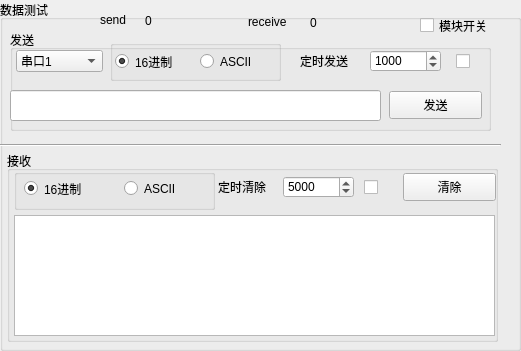
   <widget class="QGroupBox" name="groupBox_6">
    <property name="geometry">
     <rect>
      <x>740</x>
      <y>320</y>
      <width>521</width>
      <height>351</height>
     </rect>
    </property>
    <property name="font">
     <font>
      <pointsize>9</pointsize>
     </font>
    </property>
    <property name="title">
     <string>数据测试</string>
    </property>
    <widget class="Line" name="line">
     <property name="geometry">
      <rect>
       <x>0</x>
       <y>135</y>
       <width>501</width>
       <height>20</height>
      </rect>
     </property>
     <property name="orientation">
      <enum>Qt::Horizontal</enum>
     </property>
    </widget>
    <widget class="QCheckBox" name="dataInteracte_CheckBox">
     <property name="geometry">
      <rect>
       <x>420</x>
       <y>16</y>
       <width>91</width>
       <height>19</height>
      </rect>
     </property>
     <property name="text">
      <string>模块开关</string>
     </property>
    </widget>
    <widget class="QGroupBox" name="send_GroupBox">
     <property name="geometry">
      <rect>
       <x>10</x>
       <y>30</y>
       <width>481</width>
       <height>101</height>
      </rect>
     </property>
     <property name="title">
      <string>发送</string>
     </property>
     <widget class="QPushButton" name="sendTestData_Btn">
      <property name="geometry">
       <rect>
        <x>379</x>
        <y>61</y>
        <width>93</width>
        <height>28</height>
       </rect>
      </property>
      <property name="text">
       <string>发送</string>
      </property>
     </widget>
     <widget class="QLabel" name="label_9">
      <property name="geometry">
       <rect>
        <x>290</x>
        <y>21</y>
        <width>71</width>
        <height>20</height>
       </rect>
      </property>
      <property name="text">
       <string>定时发送</string>
      </property>
     </widget>
     <widget class="QSpinBox" name="send_SpinBox">
      <property name="geometry">
       <rect>
        <x>360</x>
        <y>20</y>
        <width>71</width>
        <height>22</height>
       </rect>
      </property>
      <property name="maximum">
       <number>10000</number>
      </property>
      <property name="singleStep">
       <number>100</number>
      </property>
      <property name="value">
       <number>1000</number>
      </property>
     </widget>
     <widget class="QCheckBox" name="send_CheckBox">
      <property name="geometry">
       <rect>
        <x>446</x>
        <y>22</y>
        <width>16</width>
        <height>19</height>
       </rect>
      </property>
      <property name="text">
       <string/>
      </property>
     </widget>
     <widget class="QLineEdit" name="lineEdit">
      <property name="geometry">
       <rect>
        <x>0</x>
        <y>60</y>
        <width>371</width>
        <height>31</height>
       </rect>
      </property>
     </widget>
     <widget class="QGroupBox" name="groupBox_12">
      <property name="geometry">
       <rect>
        <x>100</x>
        <y>10</y>
        <width>171</width>
        <height>41</height>
       </rect>
      </property>
      <property name="title">
       <string/>
      </property>
      <widget class="QRadioButton" name="sendAscii_RadioButton">
       <property name="geometry">
        <rect>
         <x>90</x>
         <y>12</y>
         <width>71</width>
         <height>19</height>
        </rect>
       </property>
       <property name="text">
        <string>ASCII</string>
       </property>
      </widget>
      <widget class="QRadioButton" name="sendHex_RadioButton">
       <property name="geometry">
        <rect>
         <x>5</x>
         <y>12</y>
         <width>91</width>
         <height>19</height>
        </rect>
       </property>
       <property name="text">
        <string>16进制</string>
       </property>
       <property name="checked">
        <bool>true</bool>
       </property>
      </widget>
     </widget>
     <widget class="QComboBox" name="sendTestData_ComboBox">
      <property name="geometry">
       <rect>
        <x>6</x>
        <y>20</y>
        <width>87</width>
        <height>22</height>
       </rect>
      </property>
      <item>
       <property name="text">
        <string>串口1</string>
       </property>
      </item>
      <item>
       <property name="text">
        <string>串口2</string>
       </property>
      </item>
      <item>
       <property name="text">
        <string>串口3</string>
       </property>
      </item>
      <item>
       <property name="text">
        <string>TCP</string>
       </property>
      </item>
      <item>
       <property name="text">
        <string>UDP</string>
       </property>
      </item>
     </widget>
    </widget>
    <widget class="QGroupBox" name="receive_GroupBox">
     <property name="geometry">
      <rect>
       <x>7</x>
       <y>151</y>
       <width>491</width>
       <height>191</height>
      </rect>
     </property>
     <property name="title">
      <string>接收</string>
     </property>
     <widget class="QPlainTextEdit" name="plainTextEdit">
      <property name="geometry">
       <rect>
        <x>7</x>
        <y>64</y>
        <width>481</width>
        <height>121</height>
       </rect>
      </property>
     </widget>
     <widget class="QSpinBox" name="recievie_SpinBox">
      <property name="geometry">
       <rect>
        <x>276</x>
        <y>25</y>
        <width>71</width>
        <height>22</height>
       </rect>
      </property>
      <property name="maximum">
       <number>100000</number>
      </property>
      <property name="singleStep">
       <number>100</number>
      </property>
      <property name="value">
       <number>5000</number>
      </property>
     </widget>
     <widget class="QPushButton" name="clearText_Btn">
      <property name="geometry">
       <rect>
        <x>396</x>
        <y>22</y>
        <width>93</width>
        <height>28</height>
       </rect>
      </property>
      <property name="text">
       <string>清除</string>
      </property>
     </widget>
     <widget class="QCheckBox" name="receive_CheckBox">
      <property name="geometry">
       <rect>
        <x>357</x>
        <y>27</y>
        <width>16</width>
        <height>19</height>
       </rect>
      </property>
      <property name="text">
       <string/>
      </property>
     </widget>
     <widget class="QLabel" name="label_8">
      <property name="geometry">
       <rect>
        <x>211</x>
        <y>26</y>
        <width>71</width>
        <height>20</height>
       </rect>
      </property>
      <property name="text">
       <string>定时清除</string>
      </property>
     </widget>
     <widget class="QGroupBox" name="groupBox_11">
      <property name="geometry">
       <rect>
        <x>7</x>
        <y>18</y>
        <width>201</width>
        <height>41</height>
       </rect>
      </property>
      <property name="title">
       <string/>
      </property>
      <widget class="QRadioButton" name="receiveHex_RadioButton">
       <property name="geometry">
        <rect>
         <x>10</x>
         <y>10</y>
         <width>91</width>
         <height>19</height>
        </rect>
       </property>
       <property name="text">
        <string>16进制</string>
       </property>
       <property name="checked">
        <bool>true</bool>
       </property>
      </widget>
      <widget class="QRadioButton" name="receiveAscii_RadioButton">
       <property name="geometry">
        <rect>
         <x>110</x>
         <y>10</y>
         <width>81</width>
         <height>19</height>
        </rect>
       </property>
       <property name="text">
        <string>ASCII</string>
       </property>
      </widget>
     </widget>
    </widget>
    <widget class="QLabel" name="label_22">
     <property name="geometry">
      <rect>
       <x>100</x>
       <y>12</y>
       <width>41</width>
       <height>16</height>
      </rect>
     </property>
     <property name="text">
      <string>send</string>
     </property>
    </widget>
    <widget class="QLabel" name="label_23">
     <property name="geometry">
      <rect>
       <x>248</x>
       <y>14</y>
       <width>72</width>
       <height>15</height>
      </rect>
     </property>
     <property name="text">
      <string>receive</string>
     </property>
    </widget>
    <widget class="QLabel" name="send_Label">
     <property name="geometry">
      <rect>
       <x>145</x>
       <y>13</y>
       <width>91</width>
       <height>16</height>
      </rect>
     </property>
     <property name="text">
      <string>0</string>
     </property>
    </widget>
    <widget class="QLabel" name="receive_Label">
     <property name="geometry">
      <rect>
       <x>310</x>
       <y>15</y>
       <width>91</width>
       <height>16</height>
      </rect>
     </property>
     <property name="text">
      <string>0</string>
     </property>
    </widget>
   </widget>
